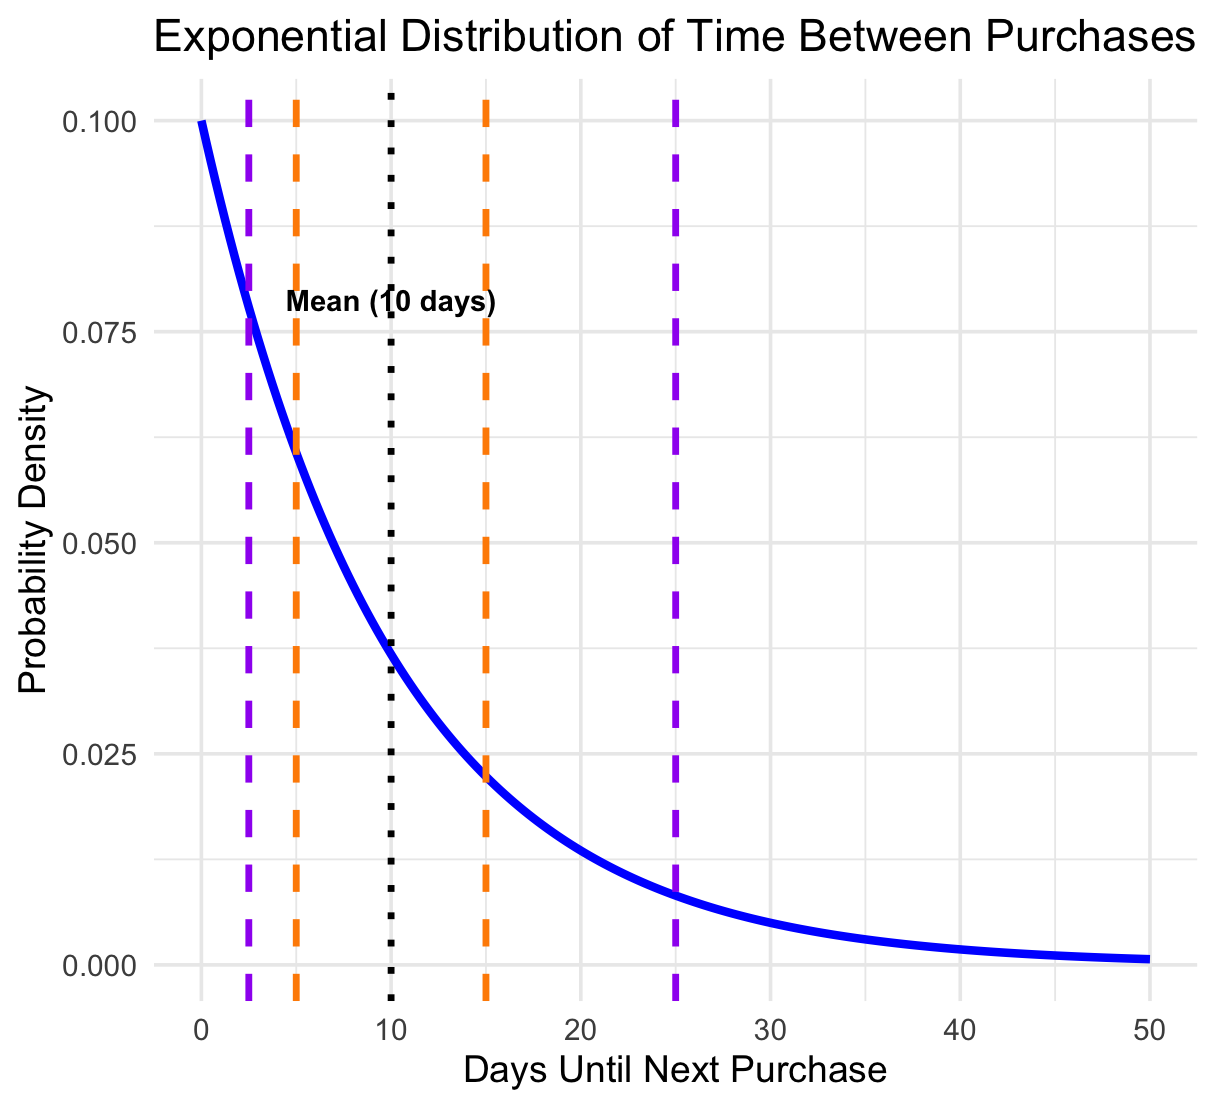

The R source for this figure:
# Exponential distribution example
# By Joe Domaleski

# Load necessary library
library(ggplot2)

# Set exponential distribution parameter (mean time between purchases)
lambda <- 0.1  # Rate parameter (1 / average time between purchases)
x_values <- seq(0, 50, by = 0.25)  # Time range (0 to 50 days)
y_values <- dexp(x_values, rate = lambda)  # Compute exponential probabilities
data <- data.frame(x = x_values, y = y_values)

# Create the plot
ggplot(data, aes(x = x, y = y)) +
  geom_line(color = "blue", linewidth = 1.5) +
  geom_vline(xintercept = 10, linetype = "dotted", color = "black", linewidth = 1.2) +  # Mean time
  geom_vline(xintercept = c(5, 15), linetype = "dashed", color = "darkorange", linewidth = 1.2) +  # ±50% time range
  geom_vline(xintercept = c(2.5, 25), linetype = "dashed", color = "purple", linewidth = 1.2) +  # ±75% time range
  scale_x_continuous(limits = c(0, 50)) +
  labs(title = "Exponential Distribution of Time Between Purchases",
       x = "Days Until Next Purchase",
       y = "Probability Density") +
  theme_minimal(base_size = 14) +
  annotate("text", x = 10, y = 0.075, label = "Mean (10 days)", vjust = -1, fontface = "bold")
